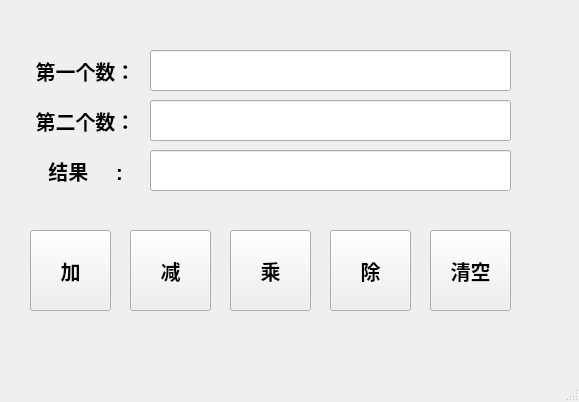
<?xml version="1.0" encoding="UTF-8"?>
<ui version="4.0">
 <class>MainWindow1</class>
 <widget class="QMainWindow" name="MainWindow1">
  <property name="geometry">
   <rect>
    <x>0</x>
    <y>0</y>
    <width>579</width>
    <height>402</height>
   </rect>
  </property>
  <property name="windowTitle">
   <string>计数器</string>
  </property>
  <widget class="QWidget" name="centralwidget">
   <widget class="QPushButton" name="PushButton_1">
    <property name="geometry">
     <rect>
      <x>30</x>
      <y>230</y>
      <width>81</width>
      <height>81</height>
     </rect>
    </property>
    <property name="font">
     <font>
      <pointsize>15</pointsize>
      <bold>true</bold>
     </font>
    </property>
    <property name="text">
     <string>加</string>
    </property>
   </widget>
   <widget class="QPushButton" name="PushButton_2">
    <property name="geometry">
     <rect>
      <x>130</x>
      <y>230</y>
      <width>81</width>
      <height>81</height>
     </rect>
    </property>
    <property name="font">
     <font>
      <pointsize>15</pointsize>
      <bold>true</bold>
     </font>
    </property>
    <property name="text">
     <string>减</string>
    </property>
   </widget>
   <widget class="QPushButton" name="PushButton_3">
    <property name="geometry">
     <rect>
      <x>230</x>
      <y>230</y>
      <width>81</width>
      <height>81</height>
     </rect>
    </property>
    <property name="font">
     <font>
      <pointsize>15</pointsize>
      <bold>true</bold>
     </font>
    </property>
    <property name="text">
     <string>乘</string>
    </property>
   </widget>
   <widget class="QPushButton" name="PushButton_5">
    <property name="geometry">
     <rect>
      <x>430</x>
      <y>230</y>
      <width>81</width>
      <height>81</height>
     </rect>
    </property>
    <property name="font">
     <font>
      <pointsize>15</pointsize>
      <bold>true</bold>
     </font>
    </property>
    <property name="text">
     <string>清空</string>
    </property>
   </widget>
   <widget class="QPushButton" name="PushButton_4">
    <property name="geometry">
     <rect>
      <x>330</x>
      <y>230</y>
      <width>81</width>
      <height>81</height>
     </rect>
    </property>
    <property name="font">
     <font>
      <pointsize>15</pointsize>
      <bold>true</bold>
     </font>
    </property>
    <property name="text">
     <string>除</string>
    </property>
   </widget>
   <widget class="QLineEdit" name="lineEdit_1">
    <property name="geometry">
     <rect>
      <x>150</x>
      <y>50</y>
      <width>361</width>
      <height>41</height>
     </rect>
    </property>
    <property name="readOnly">
     <bool>false</bool>
    </property>
   </widget>
   <widget class="QLineEdit" name="lineEdit_2">
    <property name="geometry">
     <rect>
      <x>150</x>
      <y>100</y>
      <width>361</width>
      <height>41</height>
     </rect>
    </property>
    <property name="readOnly">
     <bool>false</bool>
    </property>
   </widget>
   <widget class="QLabel" name="label_2">
    <property name="geometry">
     <rect>
      <x>30</x>
      <y>50</y>
      <width>111</width>
      <height>41</height>
     </rect>
    </property>
    <property name="font">
     <font>
      <pointsize>15</pointsize>
      <bold>true</bold>
     </font>
    </property>
    <property name="text">
     <string>第一个数：</string>
    </property>
    <property name="alignment">
     <set>Qt::AlignmentFlag::AlignCenter</set>
    </property>
   </widget>
   <widget class="QLineEdit" name="lineEdit_3">
    <property name="geometry">
     <rect>
      <x>150</x>
      <y>150</y>
      <width>361</width>
      <height>41</height>
     </rect>
    </property>
    <property name="readOnly">
     <bool>true</bool>
    </property>
   </widget>
   <widget class="QLabel" name="label_3">
    <property name="geometry">
     <rect>
      <x>30</x>
      <y>100</y>
      <width>111</width>
      <height>41</height>
     </rect>
    </property>
    <property name="font">
     <font>
      <pointsize>15</pointsize>
      <bold>true</bold>
     </font>
    </property>
    <property name="text">
     <string>第二个数：</string>
    </property>
    <property name="alignment">
     <set>Qt::AlignmentFlag::AlignCenter</set>
    </property>
   </widget>
   <widget class="QLabel" name="label_4">
    <property name="geometry">
     <rect>
      <x>30</x>
      <y>150</y>
      <width>111</width>
      <height>41</height>
     </rect>
    </property>
    <property name="font">
     <font>
      <pointsize>15</pointsize>
      <bold>true</bold>
     </font>
    </property>
    <property name="text">
     <string>结果     :</string>
    </property>
    <property name="alignment">
     <set>Qt::AlignmentFlag::AlignCenter</set>
    </property>
   </widget>
  </widget>
  <widget class="QMenuBar" name="menubar">
   <property name="geometry">
    <rect>
     <x>0</x>
     <y>0</y>
     <width>579</width>
     <height>20</height>
    </rect>
   </property>
  </widget>
  <widget class="QStatusBar" name="statusbar"/>
 </widget>
 <resources/>
 <connections/>
</ui>
